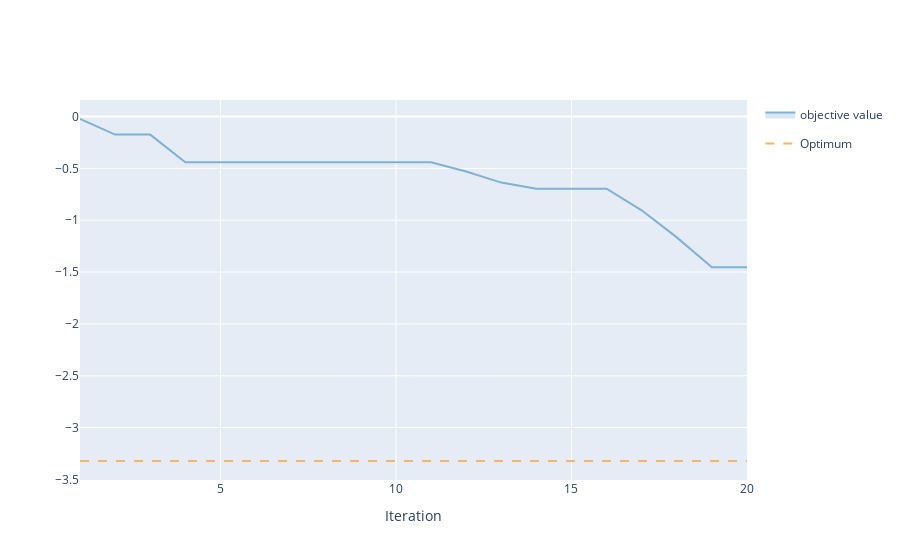

Write notebook code for a chart like this one.
### Code cell
best_objective_plot = optimization_trace_single_method(
    y=np.minimum.accumulate(objective_means, axis=1),
    optimum=-3.32237,  # Known minimum objective for Hartmann6 function.
)
render(best_objective_plot)

### Figure 1 — Plotly figure (JSON) as saved in the notebook; plotly's stock layout.template omitted (floating-point values rounded to 4 significant figures)
{"data": [{"hoverinfo": "none", "legendgroup": "", "line": {"width": 0}, "mode": "lines", "showlegend": false, "type": "scatter", "x": [1, 2, 3, 4, 5, 6, 7, 8, 9, 10, 11, 12, 13, 14, 15, 16, 17, 18, 19, 20], "y": [-0.02349, -0.1741, -0.1741, -0.44, -0.44, -0.44, -0.44, -0.44, -0.44, -0.44, -0.44, -0.5299, -0.6369, -0.6965, -0.6965, -0.6965, -0.904, -1.165, -1.453, -1.453]}, {"fill": "tonexty", "fillcolor": "rgba(128,177,211,0.3)", "legendgroup": "objective value", "line": {"color": "rgba(128,177,211,1)"}, "mode": "lines", "name": "objective value", "type": "scatter", "x": [1, 2, 3, 4, 5, 6, 7, 8, 9, 10, 11, 12, 13, 14, 15, 16, 17, 18, 19, 20], "y": [-0.02349, -0.1741, -0.1741, -0.44, -0.44, -0.44, -0.44, -0.44, -0.44, -0.44, -0.44, -0.5299, -0.6369, -0.6965, -0.6965, -0.6965, -0.904, -1.165, -1.453, -1.453]}, {"fill": "tonexty", "fillcolor": "rgba(128,177,211,0.3)", "hoverinfo": "none", "legendgroup": "", "line": {"width": 0}, "mode": "lines", "showlegend": false, "type": "scatter", "x": [1, 2, 3, 4, 5, 6, 7, 8, 9, 10, 11, 12, 13, 14, 15, 16, 17, 18, 19, 20], "y": [-0.02349, -0.1741, -0.1741, -0.44, -0.44, -0.44, -0.44, -0.44, -0.44, -0.44, -0.44, -0.5299, -0.6369, -0.6965, -0.6965, -0.6965, -0.904, -1.165, -1.453, -1.453]}, {"line": {"color": "rgba(253,180,98,1)", "dash": "dash"}, "mode": "lines", "name": "Optimum", "type": "scatter", "x": [1, 20], "y": [-3.322, -3.322]}], "layout": {"showlegend": true, "title": {"text": ""}, "xaxis": {"title": {"text": "Iteration"}}, "yaxis": {"title": {"text": ""}}}}
